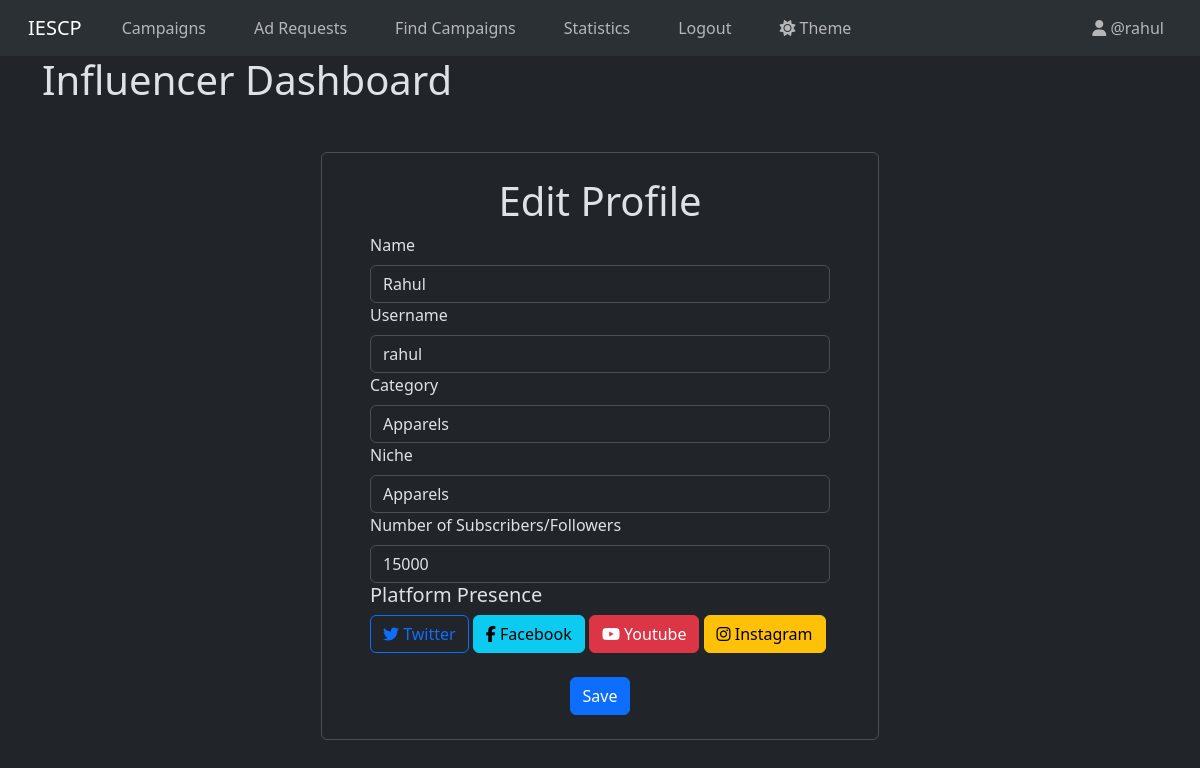
The app's page /influencer/profile/edit (signed in) with its own data.
### models.py (models this page shows)
class User(db.Model, UserMixin):
  __tablename__ = "user"
  id = db.Column(db.Integer, primary_key=True)
  name = db.Column(db.String(50), nullable=False)
  username = db.Column(db.String(50), nullable=False, unique=True)
  password_hash = db.Column(db.String(256), nullable=False)
  user_type = db.Column(db.Enum('influencer', 'sponsor', 'admin'), nullable=False)
  flagged = db.Column(db.Boolean, nullable=False, default=False)
  theme = db.Column(db.Enum('light', 'dark'), nullable=False, default='light')
  category = db.Column(db.String(50), nullable=True)
  niche = db.Column(db.String(50), nullable=True)
  follower_count = db.Column(db.Integer, nullable=True)
  platforms = db.Column(db.String(150), nullable=True)
  industry = db.Column(db.String(50), nullable=True)
  budget = db.Column(db.Integer, nullable=True)

### controllers.py (the view, shortened to what this page needs)
@app.route("/influencer/profile/edit", methods=["GET", "POST"])
@login_required
@influencer_required
def edit_influencer_profile():
    platforms = json.loads(current_user.platforms)
    return render_template("influencer/edit_influencer_profile.html", user=current_user, platforms=platforms)

### controllers.py (called while the page is built)
def influencer_required(func):
    @wraps(func)
    def wrapper(*args, **kwargs):
        if current_user.user_type != "influencer":
            flash("You do not have permission to access this page.", category="danger")
            if current_user.user_type == "admin":
                return redirect(url_for("admin_dashboard"))
            elif current_user.user_type == "sponsor":
                return redirect(url_for("sponsor_dashboard"))
        return func(*args, **kwargs)
    return wrapper

@login_manager.user_loader
def load_user(user_id):
    return User.query.get(int(user_id))

### templates/influencer/edit_influencer_profile.html (shortened to what this page needs)
{% extends "base.html" %}
{% block content %}
  <h1>Influencer Dashboard</h1>
  <div class="login-form text-center mt-5 mb-5 p-5 pt-4 pb-4 w-50 m-auto border rounded">
    <h1>Edit Profile</h1>
    <form action="" class="form" method="post">
      <div class="form-group text-start">
        <label for="name" class="form-label required">Name</label>
        <input type="text" name="name" id="name" class="form-control" value="{{ current_user.name }}" placeholder="Enter Your Name" required>
      </div>
      <div class="form-group text-start">
        <label for="username" class="form-label required">Username</label>
        <input type="text" name="username" id="username" class="form-control" value="{{ current_user.username }}" placeholder="Enter username" required>
      </div>
      <div class="form-group text-start">
        <label for="category" class="form-label required">Category</label>
        <input type="text" name="category" id="category" class="form-control" value="{{ current_user.category }}" placeholder="Enter category" required>
      </div>
      <div class="form-group text-start">
        <label for="niche" class="form-label required">Niche</label>
        <input type="text" name="niche" id="niche" class="form-control" value="{{ current_user.category }}" placeholder="Enter category" required>
      </div>
      <div class="form-group text-start">
        <label for="subscribers" class="form-label required">Number of Subscribers/Followers</label>
        <input type="number" name="subscribers" id="subscribers" class="form-control" value="{{ current_user.follower_count }}" placeholder="Enter number of subscribers/followers" required>
      </div>
      <h4 class="h5 text-start">Platform Presence</h4>
      <div class="form-group text-start">
        <label class="btn btn-outline-primary" for="twitter"><i class="fa-brands fa-twitter"></i> Twitter</label>
        <label class="btn btn-outline-info" for="facebook"><i class="fa-brands fa-facebook-f"></i> Facebook</label>
        <label class="btn btn-outline-danger" for="youtube"><i class="fa-brands fa-youtube"></i> Youtube</label>
        <label class="btn btn-outline-warning" for="instagram"><i class="fa-brands fa-instagram"></i> Instagram</label>
      </div>
      <button type="submit" class="btn btn-primary mt-4">Save</button>
    </form>
  </div>
{% endblock %}

### templates/navbar.html (shortened to what this page needs)
<nav class="navbar navbar-expand-lg bg-body-tertiary">
  <div class="container-fluid">
    {% if user and user.user_type == "admin" %}
      <a class="navbar-brand mx-3" href="{{url_for('admin_dashboard')}}">IESCP</a>
    {% elif user and user.user_type == "influencer" %}
      <a class="navbar-brand mx-3" href="{{url_for('influencer_dashboard')}}">IESCP</a>
    {% elif user and user.user_type == "sponsor" %}
      <a class="navbar-brand mx-3" href="{{url_for('sponsor_dashboard')}}">IESCP</a>
    {% else %}
      <a class="navbar-brand mx-3" href="{{url_for('user_login')}}">IESCP</a>
    {% endif %}
    <div class="collapse navbar-collapse" id="navbarNav">
      {% if user %}
        {% if user.user_type == "influencer" %}
          <ul class="navbar-nav me-auto">
            <li class="nav-item mx-3">
              <a class="{{ 'nav-link active' if request.path == url_for('influencer_dashboard') else 'nav-link' }}" href="{{url_for('influencer_dashboard')}}">Campaigns</a>
            </li>
            <li class="nav-item mx-3">
              <a class="{{ 'nav-link active' if request.path == url_for('influencer_dashboard_adrequests') else 'nav-link' }}" href="{{url_for('influencer_dashboard_adrequests')}}">Ad Requests</a>
            </li>
            <li class="nav-item mx-3">
              <a class="{{ 'nav-link active' if request.path == url_for('influencer_dashboard_find_campaigns') else 'nav-link' }}" href="{{url_for('influencer_dashboard_find_campaigns')}}">Find Campaigns</a>
            </li>
            <li class="nav-item mx-3">
              <a class="{{ 'nav-link active' if request.path == url_for('influencer_statistics') else 'nav-link' }}" href="{{url_for('influencer_statistics')}}">Statistics</a>
            </li>
            <li class="nav-item mx-3">
              <a class="nav-link btn btn-outline-danger" href="{{url_for('logout')}}">Logout</a>
            </li>
            <li class="nav-item mx-3">
              <a class="nav-link" href="{{url_for('change_theme')}}">
                {% if user.theme == 'light' %}
                  <i class="fa-solid fa-moon"></i>
                {% else %}
                  <i class="fa-solid fa-sun"></i>
                {% endif %}
                Theme
              </a>
            </li>
          </ul>
          <ul class="navbar-nav">
            <li class="nav-item">
              <a class="nav-link mx-3" href="{{url_for('influencer_profile')}}"><i class="fa-solid fa-user"></i> @{{user.username}}</a>
            </li>
          </ul>
        {% endif %}
      {% endif %}
    </div>
  </div>
</nav>

### records on screen
User: username "rahul", name "Rahul", category "Apparels", niche "Apparels", subscribers "15000"
